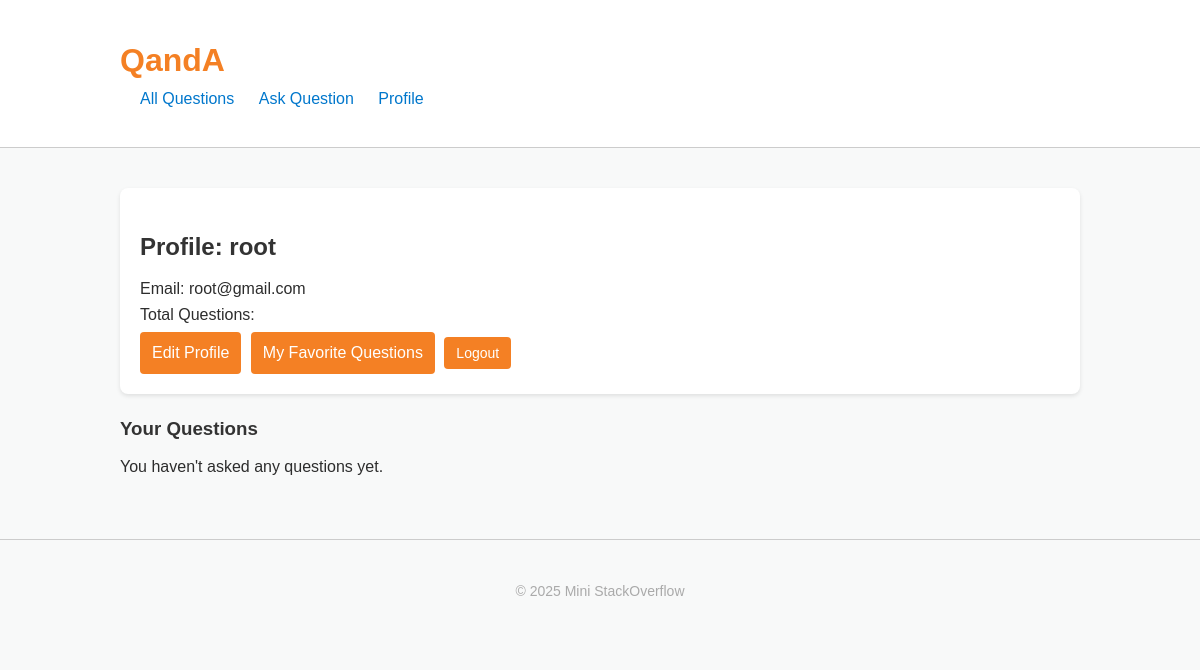
Before: /profile/ (signed in) with the older database file.
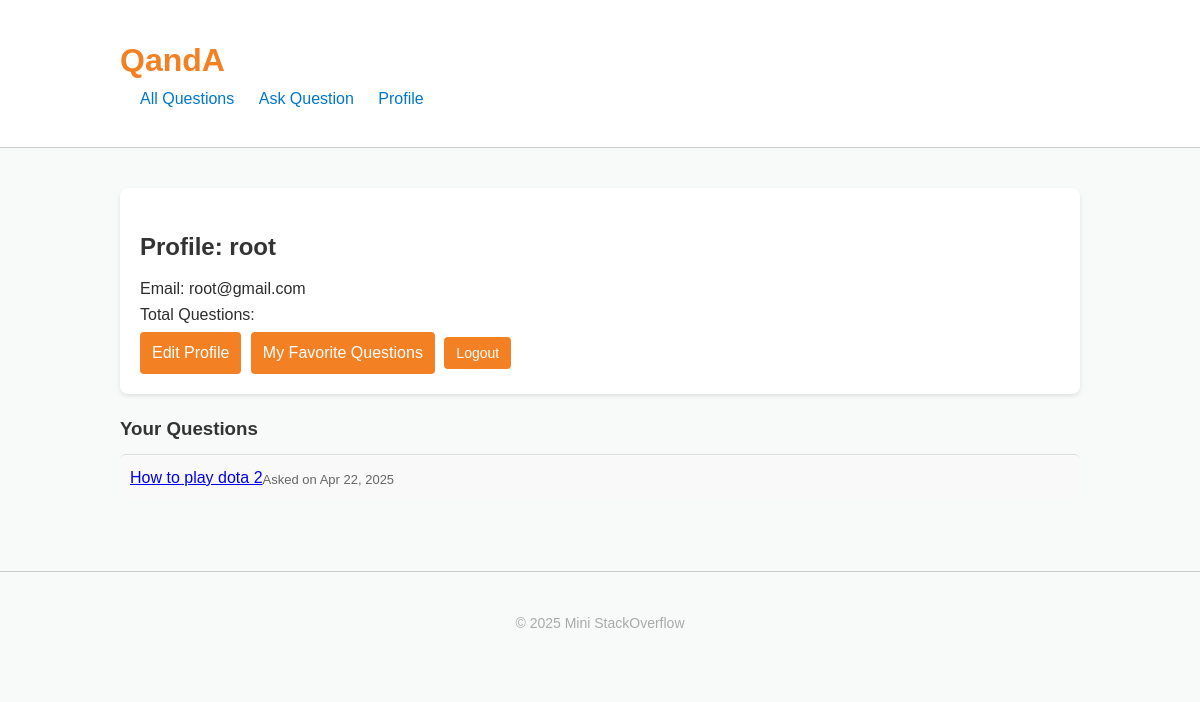
After: the same page with the newer database file.
### forum/models.py (models this page shows, shortened)
class Question(models.Model):
    title = models.CharField(max_length=255)
    content = models.TextField()
    author = models.ForeignKey(User, on_delete=models.CASCADE)
    created_at = models.DateTimeField(auto_now_add=True)
    tags = models.ManyToManyField(Tag, blank=True)
    favorites = models.ManyToManyField(User, related_name='favorite_questions', blank=True)

### forum/views.py (the view)
# urls.py: path('profile/', views.profile, name='profile'),
@login_required
def profile(request):
    user_questions = Question.objects.filter(author=request.user)
    favorite_questions = request.user.favorite_questions.all()
    return render(request, 'forum/profile.html', {
        'user_questions': user_questions,
        'favorite_questions': favorite_questions
    })

### forum/templates/forum/profile.html (shortened to what this page needs)
{% load static %}
<!DOCTYPE html>
<html lang="en">
<head>
    <link rel="stylesheet" href="{% static 'css/style.css' %}">
</head>
<body>
    <header>
        <div class="container">
            <h1><a href="/">QandA</a></h1>
            <nav>
                <a href="/">All Questions</a>
                <a href="{% url 'ask_question' %}">Ask Question</a>
                <a href="{% url 'profile' %}">Profile</a>
            </nav>
        </div>
    </header>
    <main class="container">
        <div class="profile-box">
            <h2>Profile: {{ request.user.username }}</h2>
            <p>Email: {{ request.user.email }}</p>
            <p>Total Questions: {{ question_count }}</p>
            <div class="profile-actions">
                <a href="{% url 'edit_profile' %}">Edit Profile</a>
                <a href="{% url 'favorite_questions' %}">My Favorite Questions</a>
                <form method="post" action="{% url 'logout' %}" style="display:inline;">
                    <button type="submit">Logout</button>
                </form>
            </div>
        </div>
        <h3>Your Questions</h3>
        <div class="questions-list">
            {% for question in user_questions %}
                <div class="question-item">
                    <a href="{% url 'question_detail' question.id %}">{{ question.title }}</a>
                    <div class="meta">Asked on {{ question.created_at|date:"M d, Y" }}</div>
                </div>
            {% empty %}
                <p>You haven't asked any questions yet.</p>
            {% endfor %}
        </div>
    </main>
    <footer>
        <div class="container">
            <p>&copy; 2025 Mini StackOverflow</p>
        </div>
    </footer>
</body>
</html>

Changed rows visible on the page:
added Question: title "How to play dota 2", created_at "Apr 22, 2025"
Other visible differences:
text no longer shown: "You haven't asked any questions yet."
